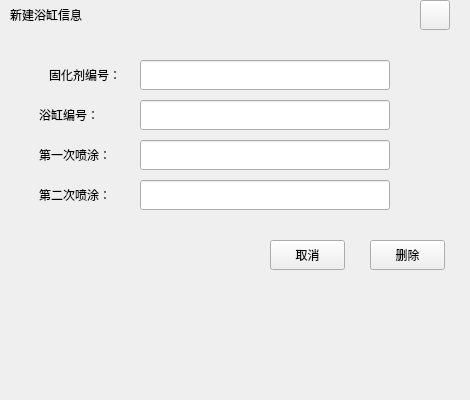
<?xml version="1.0" encoding="UTF-8"?>
<ui version="4.0">
 <class>CuringCosDele</class>
 <widget class="QWidget" name="CuringCosDele">
  <property name="geometry">
   <rect>
    <x>0</x>
    <y>0</y>
    <width>470</width>
    <height>400</height>
   </rect>
  </property>
  <property name="windowTitle">
   <string>Form</string>
  </property>
  <widget class="QLabel" name="TitleLab">
   <property name="geometry">
    <rect>
     <x>0</x>
     <y>10</y>
     <width>461</width>
     <height>31</height>
    </rect>
   </property>
   <property name="text">
    <string/>
   </property>
  </widget>
  <widget class="QLineEdit" name="First">
   <property name="geometry">
    <rect>
     <x>140</x>
     <y>140</y>
     <width>250</width>
     <height>30</height>
    </rect>
   </property>
  </widget>
  <widget class="QLabel" name="UserLab_4">
   <property name="geometry">
    <rect>
     <x>39</x>
     <y>180</y>
     <width>101</width>
     <height>30</height>
    </rect>
   </property>
   <property name="text">
    <string>第二次喷涂：</string>
   </property>
  </widget>
  <widget class="QLabel" name="UserLab_1">
   <property name="geometry">
    <rect>
     <x>39</x>
     <y>100</y>
     <width>101</width>
     <height>30</height>
    </rect>
   </property>
   <property name="text">
    <string>浴缸编号：</string>
   </property>
  </widget>
  <widget class="QLineEdit" name="CurAgeID">
   <property name="geometry">
    <rect>
     <x>140</x>
     <y>60</y>
     <width>250</width>
     <height>30</height>
    </rect>
   </property>
  </widget>
  <widget class="QPushButton" name="CloseBtn">
   <property name="geometry">
    <rect>
     <x>420</x>
     <y>0</y>
     <width>30</width>
     <height>30</height>
    </rect>
   </property>
   <property name="text">
    <string/>
   </property>
  </widget>
  <widget class="QLabel" name="UserLab_2">
   <property name="geometry">
    <rect>
     <x>39</x>
     <y>140</y>
     <width>101</width>
     <height>30</height>
    </rect>
   </property>
   <property name="text">
    <string>第一次喷涂：</string>
   </property>
  </widget>
  <widget class="QLabel" name="UserLab_3">
   <property name="geometry">
    <rect>
     <x>49</x>
     <y>60</y>
     <width>91</width>
     <height>30</height>
    </rect>
   </property>
   <property name="text">
    <string>固化剂编号：</string>
   </property>
  </widget>
  <widget class="QLineEdit" name="BathTubID">
   <property name="geometry">
    <rect>
     <x>140</x>
     <y>100</y>
     <width>250</width>
     <height>30</height>
    </rect>
   </property>
  </widget>
  <widget class="QPushButton" name="DeleBtn">
   <property name="geometry">
    <rect>
     <x>370</x>
     <y>240</y>
     <width>75</width>
     <height>30</height>
    </rect>
   </property>
   <property name="text">
    <string>删除</string>
   </property>
  </widget>
  <widget class="QPushButton" name="CancleBtn">
   <property name="geometry">
    <rect>
     <x>270</x>
     <y>240</y>
     <width>75</width>
     <height>30</height>
    </rect>
   </property>
   <property name="text">
    <string>取消</string>
   </property>
  </widget>
  <widget class="QLineEdit" name="Second">
   <property name="geometry">
    <rect>
     <x>140</x>
     <y>180</y>
     <width>250</width>
     <height>30</height>
    </rect>
   </property>
  </widget>
  <widget class="QLabel" name="InerLab">
   <property name="geometry">
    <rect>
     <x>50</x>
     <y>80</y>
     <width>401</width>
     <height>231</height>
    </rect>
   </property>
   <property name="styleSheet">
    <string notr="true"/>
   </property>
   <property name="text">
    <string/>
   </property>
  </widget>
  <widget class="QLabel" name="label">
   <property name="geometry">
    <rect>
     <x>10</x>
     <y>0</y>
     <width>151</width>
     <height>30</height>
    </rect>
   </property>
   <property name="text">
    <string>新建浴缸信息</string>
   </property>
  </widget>
  <zorder>InerLab</zorder>
  <zorder>TitleLab</zorder>
  <zorder>First</zorder>
  <zorder>UserLab_4</zorder>
  <zorder>UserLab_1</zorder>
  <zorder>CurAgeID</zorder>
  <zorder>CloseBtn</zorder>
  <zorder>UserLab_2</zorder>
  <zorder>UserLab_3</zorder>
  <zorder>BathTubID</zorder>
  <zorder>DeleBtn</zorder>
  <zorder>CancleBtn</zorder>
  <zorder>Second</zorder>
  <zorder>label</zorder>
 </widget>
 <resources/>
 <connections/>
</ui>
